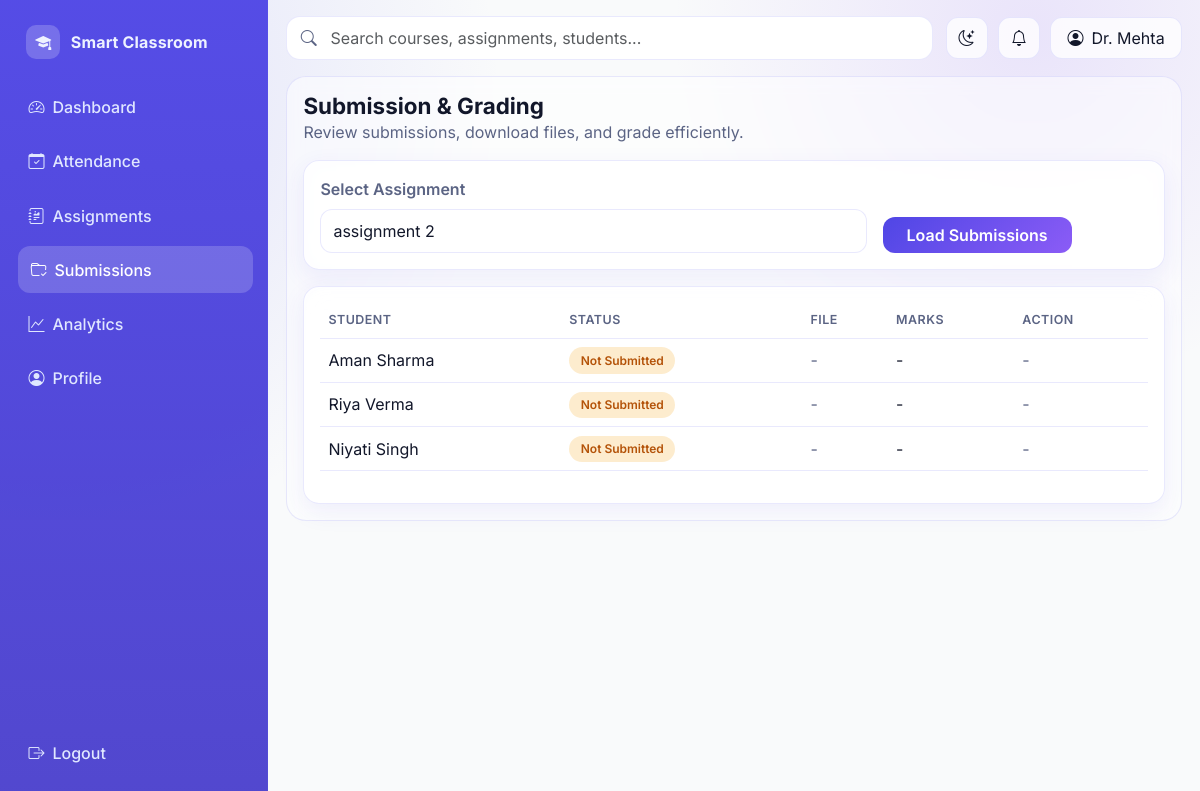
Screenshot of /teacher/submissions (signed in) with the database file from the repository.
### models/__init__.py (models this page shows, shortened)
class User(UserMixin, db.Model):
    id = db.Column(db.Integer, primary_key=True)
    name = db.Column(db.String(120), nullable=False)
    email = db.Column(db.String(120), unique=True, nullable=False, index=True)
    password = db.Column(db.String(255), nullable=False)
    role = db.Column(db.String(20), nullable=False)
    student_profile = db.relationship("StudentProfile", backref="user", uselist=False)
    teacher_profile = db.relationship("TeacherProfile", backref="user", uselist=False)

### routes/teacher_routes.py (the view)
@teacher_bp.route("/submissions")
@login_required
@role_required("Teacher")
def submissions():
    assignment_id = request.args.get("assignment_id", type=int)
    teacher_assignments = Assignment.query.filter_by(teacher_id=current_user.id).order_by(Assignment.deadline.desc()).all()
    selected_assignment = None
    if assignment_id:
        selected_assignment = Assignment.query.filter_by(id=assignment_id, teacher_id=current_user.id).first()
    elif teacher_assignments:
        selected_assignment = teacher_assignments[0]
    rows = []
    if selected_assignment:
        students = StudentProfile.query.all()
        for student in students:
            submission = Submission.query.filter_by(
                assignment_id=selected_assignment.id,
                student_id=student.user_id,
            ).first()
            status = "Not Submitted"
            if submission:
                status = submission.status
            rows.append({"student": student, "submission": submission, "status": status})
    return render_template(
        "teacher/submissions.html",
        assignments=teacher_assignments,
        selected_assignment=selected_assignment,
        rows=rows,
    )

### app.py (called while the page is built)
def create_app():
    app = Flask(__name__)
    app.config.from_object(Config)
    os.makedirs(app.config["UPLOAD_FOLDER"], exist_ok=True)
    db.init_app(app)
    bcrypt.init_app(app)
    login_manager.init_app(app)
    csrf.init_app(app)
    register_blueprints(app)
    @app.context_processor
    def inject_globals():
        return {"app_name": "College Management System"}
    with app.app_context():
        db.create_all()
    return app

### models/__init__.py (called while the page is built)
@login_manager.user_loader
def load_user(user_id):
    return User.query.get(int(user_id))

### templates/teacher/submissions.html
{% extends 'base.html' %} {% block title %} - Submissions{% endblock %} {% block
content %}
<section class="page-header">
  <div>
    <h1 class="page-title">Submission & Grading</h1>
    <p class="text-muted-soft mb-0">
      Review submissions, download files, and grade efficiently.
    </p>
  </div>
</section>
<article class="app-card p-3 mb-3">
  <form method="GET" class="row g-3 align-items-end">
    <div class="col-md-8">
      <label class="form-label">Select Assignment</label>
      <select name="assignment_id" class="form-select">
        {% for assignment in assignments %}
        <option
          value="{{ assignment.id }}"
          {% if selected_assignment and assignment.id == selected_assignment.id %}selected{% endif %}
        >
          {{ assignment.title }}
        </option>
        {% endfor %}
      </select>
    </div>
    <div class="col-md-4">
      <button class="btn btn-primary px-4">Load Submissions</button>
    </div>
  </form>
</article>
<article class="app-card p-3">
  <div class="table-responsive">
    <table class="table">
      <thead>
        <tr>
          <th>Student</th>
          <th>Status</th>
          <th>File</th>
          <th>Marks</th>
          <th>Action</th>
        </tr>
      </thead>
      <tbody>
        {% for row in rows %}
        <tr>
          <td>{{ row.student.user.name }}</td>
          <td>
            <span
              class="badge status-badge {{ 'pending' if row.status == 'Not Submitted' else ('late' if row.status == 'Late' else 'submitted') }}"
            >
              {{ row.status }}
            </span>
          </td>
          <td>
            {% if row.submission %}
            <a
              href="{{ url_for('core.download_file', filename=row.submission.file_path) }}"
              class="btn btn-soft btn-sm px-3"
              >Download</a
            >
            {% else %}
            <span class="text-muted-soft">-</span>
            {% endif %}
          </td>
          <td>
            {{ row.submission.marks if row.submission and row.submission.marks
            is not none else '-' }}
          </td>
          <td>
            {% if row.submission %}
            <a
              href="{{ url_for('teacher.grade_submission', submission_id=row.submission.id) }}"
              class="btn btn-primary btn-sm"
              >Grade</a
            >
            {% else %}
            <span class="text-muted-soft">-</span>
            {% endif %}
          </td>
        </tr>
        {% else %}
        <tr>
          <td colspan="5" class="text-center text-muted-soft">
            No submissions data.
          </td>
        </tr>
        {% endfor %}
      </tbody>
    </table>
  </div>
</article>
{% endblock %}

### templates/base.html (shortened to what this page needs)
<!doctype html>
<html lang="en">
  <head>
    <link
      href="https://cdn.jsdelivr.net/npm/bootstrap@5.3.3/dist/css/bootstrap.min.css"
      rel="stylesheet"
    />
    <link
      rel="stylesheet"
      href="https://cdn.jsdelivr.net/npm/bootstrap-icons@1.11.3/font/bootstrap-icons.min.css"
    />
    <link
      rel="stylesheet"
      href="{{ url_for('static', filename='css/styles.css') }}"
    />
  </head>
  <body>
    {% if current_user.is_authenticated %}
    <div class="app-shell">
      <aside class="sidebar d-flex flex-column" id="appSidebar">
        <a class="brand" href="{{ url_for('core.index') }}">
          <span class="brand-dot"><i class="bi bi-mortarboard-fill"></i></span>
          <span>Smart Classroom</span>
        </a>
        <div class="nav-section">
          {% if current_user.role == 'Teacher' %} {% set nav = [
          ('teacher.dashboard', 'Dashboard', 'bi-speedometer2'),
          ('teacher.attendance', 'Attendance', 'bi-calendar-check'),
          ('teacher.assignments', 'Assignments', 'bi-journal-richtext'),
          ('teacher.submissions', 'Submissions', 'bi-folder-check'),
          ('teacher.analytics', 'Analytics', 'bi-graph-up') ] %} {% else %} {%
          set nav = [ ('student.dashboard', 'Dashboard', 'bi-speedometer2'),
          ('student.attendance', 'Attendance', 'bi-calendar-check'),
          ('student.assignments', 'Assignments', 'bi-journal-richtext'),
          ('student.grades', 'Grades', 'bi-award'), ('student.analytics',
          'Analytics', 'bi-graph-up') ] %} {% endif %} {% for endpoint, label,
          icon in nav %}
          <a
            class="nav-link-item {% if request.endpoint == endpoint %}active{% endif %}"
            href="{{ url_for(endpoint) }}"
          >
            <span><i class="bi {{ icon }} me-2"></i>{{ label }}</span>
          </a>
          {% endfor %}
          <a class="nav-link-item" href="#" aria-disabled="true">
            <span><i class="bi bi-person-circle me-2"></i>Profile</span>
          </a>
        </div>
        <div class="sidebar-footer">
          <a class="nav-link-item" href="{{ url_for('auth.logout') }}">
            <span><i class="bi bi-box-arrow-right me-2"></i>Logout</span>
          </a>
        </div>
      </aside>
      <section class="workspace">
        <header class="topbar">
          <div class="search-wrap">
            <i class="bi bi-search search-icon"></i>
            <input
              class="form-control"
              type="search"
              placeholder="Search courses, assignments, students..."
              aria-label="Search"
            />
          </div>
          <div class="toolbar-actions">
            <button
              class="icon-btn"
              id="darkModeToggle"
              type="button"
              aria-label="Toggle dark mode"
            >
              <i class="bi bi-moon-stars"></i>
            </button>
            <button class="icon-btn" type="button" aria-label="Notifications">
              <i class="bi bi-bell"></i>
            </button>
            <div
              class="btn-soft px-3 d-flex align-items-center gap-2"
              role="button"
              tabindex="0"
            >
              <i class="bi bi-person-circle"></i>
              <span class="hidden-mobile">{{ current_user.name }}</span>
            </div>
          </div>
        </header>
        {% endif %}
        <main
          class="{% if current_user.is_authenticated %}content-wrap{% else %}container pb-4{% endif %}"
        >
          {% block content %}{% endblock %}
        </main>
        {% if current_user.is_authenticated %}
      </section>
    </div>
    {% endif %}
  </body>
</html>

### static/css/styles.css (style rules this page uses)
:root { --bg: #f9fafb; --surface: rgba(255, 255, 255, 0.78); --surface-solid: #ffffff; --surface-muted: #f3f5fb; --text: #12172a; --text-soft: #5b6484; --primary: #4f46e5; --primary-2: #6366f1; --accent: #8b5cf6; --success: #16a34a; --danger: #ef4444; --warning: #f59e0b; --border: rgba(99, 102, 241, 0.14); --shadow-sm: 0 8px 24px rgba(79, 70, 229, 0.08); --shadow-md: 0 18px 44px rgba(31, 41, 55, 0.12); --radius-sm: 12px; --radius-md: 16px; --radius-lg: 20px; --transition: 240ms ease-in-out; }
* { box-sizing: border-box; }
html, body { margin: 0; padding: 0; min-height: 100%; font-family: "Inter", "Poppins", "Segoe UI", sans-serif; font-size: 16px; color: var(--text); background: radial-gradient( circle at 5% 12%, rgba(99, 102, 241, 0.16), transparent 33% ), radial-gradient( circle at 86% 4%, rgba(139, 92, 246, 0.14), transparent 28% ), var(--bg); }
a { color: inherit; }
.glass-card, .card, .app-card { border: 1px solid var(--border); background: var(--surface); backdrop-filter: blur(12px); border-radius: var(--radius-md); box-shadow: var(--shadow-sm); transition: transform var(--transition), box-shadow var(--transition), border-color var(--transition); }
.app-shell { display: grid; grid-template-columns: 268px 1fr; min-height: 100vh; }
.sidebar { position: sticky; top: 0; height: 100vh; padding: 1rem; border-right: 1px solid var(--border); background: linear-gradient( 180deg, rgba(79, 70, 229, 0.96), rgba(67, 56, 202, 0.92) ); color: #eef2ff; }
.brand { display: flex; align-items: center; gap: 0.65rem; font-weight: 700; letter-spacing: 0.01em; text-decoration: none; padding: 0.55rem 0.65rem; border-radius: 10px; }
.brand-dot { width: 34px; height: 34px; display: grid; place-items: center; border-radius: 10px; background: rgba(255, 255, 255, 0.2); }
.nav-section { margin-top: 1rem; }
.nav-link-item { display: flex; align-items: center; justify-content: space-between; margin-bottom: 0.45rem; padding: 0.72rem 0.78rem; border-radius: 12px; color: #e0e7ff; font-weight: 500; text-decoration: none; transition: background var(--transition), transform var(--transition); }
.nav-link-item:hover, .nav-link-item.active { background: rgba(255, 255, 255, 0.18); color: #ffffff; transform: translateX(2px); }
.sidebar-footer { margin-top: auto; padding-top: 1rem; }
.workspace { padding: 1rem 1.15rem 1.5rem; }
.topbar { display: grid; grid-template-columns: 1fr auto; align-items: center; gap: 0.8rem; margin-bottom: 1rem; }
.search-wrap { position: relative; }
.search-wrap .form-control { background: var(--surface-solid); border: 1px solid var(--border); border-radius: 14px; min-height: 44px; padding-left: 2.7rem; }
.search-icon { position: absolute; left: 0.9rem; top: 50%; transform: translateY(-50%); color: var(--text-soft); }
.toolbar-actions { display: flex; align-items: center; gap: 0.65rem; }
.icon-btn, .btn-soft { border: 1px solid var(--border); background: var(--surface); border-radius: 12px; min-height: 42px; min-width: 42px; color: var(--text); transition: all var(--transition); }
.content-wrap { border-radius: var(--radius-lg); border: 1px solid var(--border); background: rgba(255, 255, 255, 0.52); backdrop-filter: blur(8px); padding: 1rem; }
.page-header { display: flex; align-items: center; justify-content: space-between; gap: 1rem; margin-bottom: 1rem; }
.page-title { margin: 0; font-size: 1.4rem; font-weight: 700; }
.text-muted-soft { color: var(--text-soft); }
.btn { border-radius: 12px; font-weight: 600; transition: all var(--transition); }
.btn-primary, .btn-success { border: none; background: linear-gradient(135deg, var(--primary), var(--accent)); }
.form-control, .form-select { border-radius: 12px; border: 1px solid var(--border); background: var(--surface-solid); color: var(--text); min-height: 44px; transition: border-color var(--transition), box-shadow var(--transition), transform var(--transition); }
.form-label { font-weight: 600; color: var(--text-soft); }
.table { --bs-table-bg: transparent; --bs-table-color: var(--text); }
.table > :not(caption) > * > * { border-bottom-color: var(--border); vertical-align: middle; }
.table thead th { color: var(--text-soft); font-weight: 600; text-transform: uppercase; letter-spacing: 0.04em; font-size: 0.78rem; }
.badge { border-radius: 999px; padding: 0.45rem 0.72rem; font-weight: 600; }
.status-badge.pending, .badge-pending { background: rgba(245, 158, 11, 0.2); color: #b45309; }
.hidden-mobile { display: inline; }

### rows the page displays
User: name "Dr. Mehta"
User: student.user.name "Aman Sharma"
User: student.user.name "Riya Verma"
User: student.user.name "Niyati Singh"

### other values shown
{{ label }} "Dashboard" "Attendance" "Assignments" "Submissions" "Analytics"
{{ row.status }} "Not Submitted" "Not Submitted" "Not Submitted"
form field assignment_id "assignment 2"
